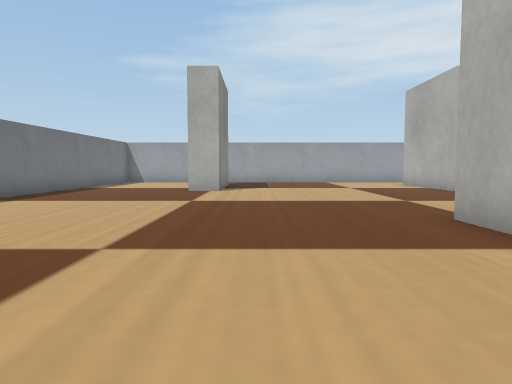
View 1 (above)

16 first-person views from a walk through a robot-simulator world made for Webots. The camera is 0.04 m above the floor, tilts 4° down and sees 70° across. The floor is counted in squares, 0.05 m on a side. Each view is taken from the middle of a square. On the plan, view 1 faces up. The plan holds only what a view shows up to about 12 squares ahead; the rest is blank. The robots in the file are not drawn. Simple shapes and patterns stand in for the simulator's stock objects.

View 2
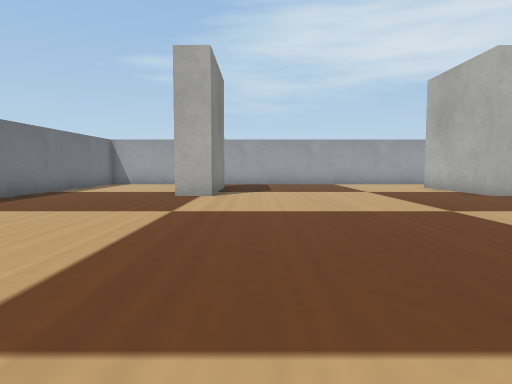

View 3
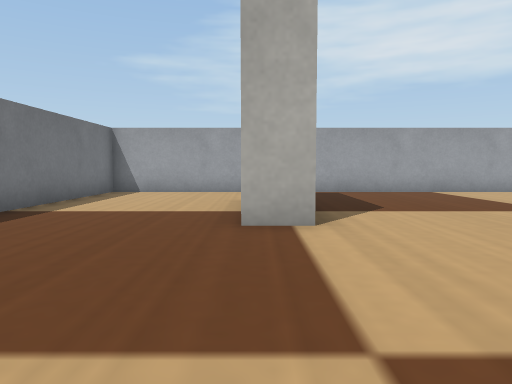

View 4
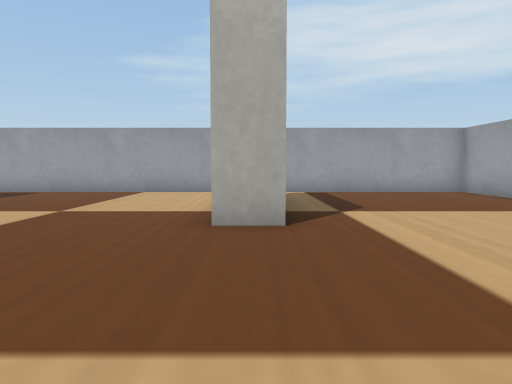

View 5
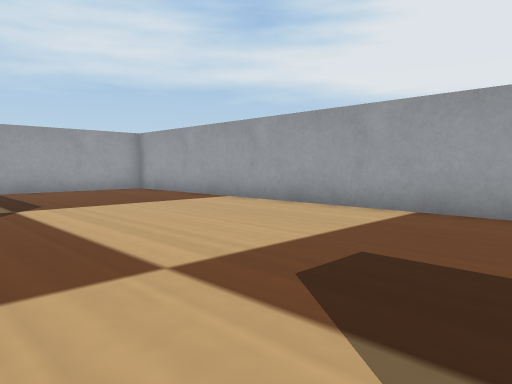

View 6
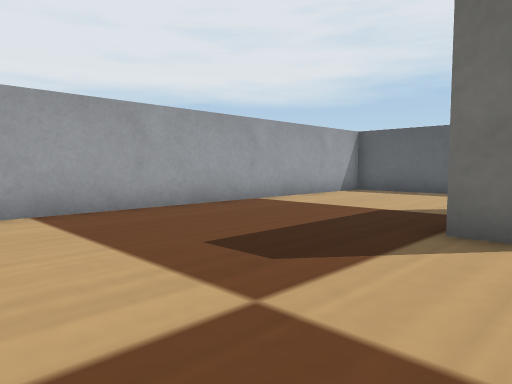

View 7
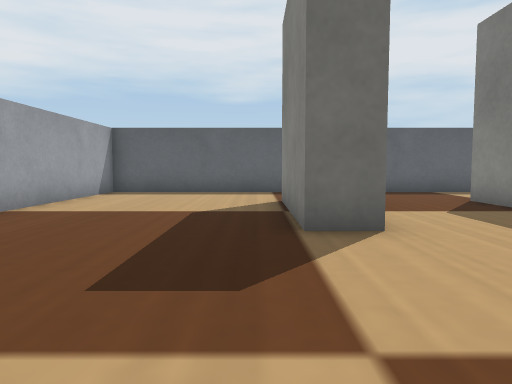

View 8
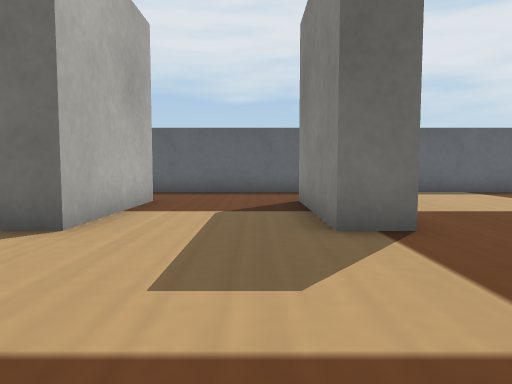

View 9
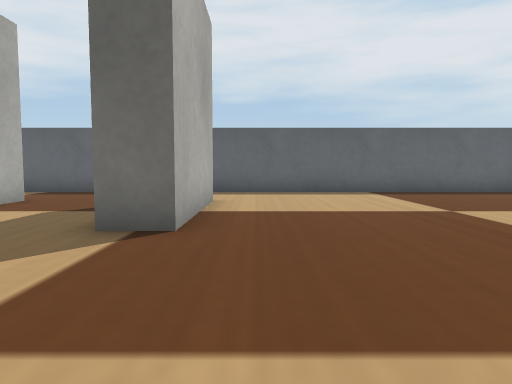

View 10
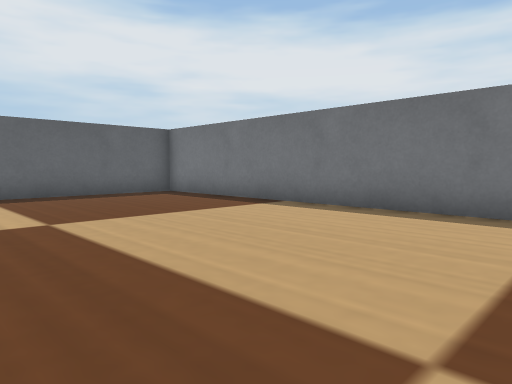

View 11
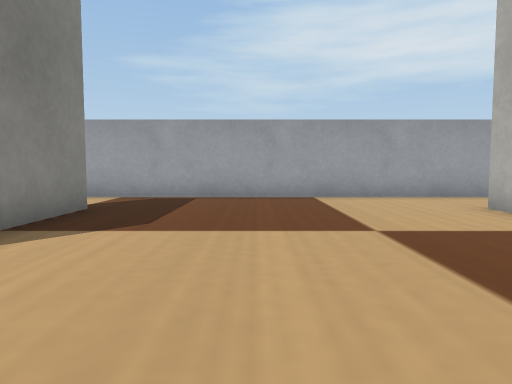

View 12
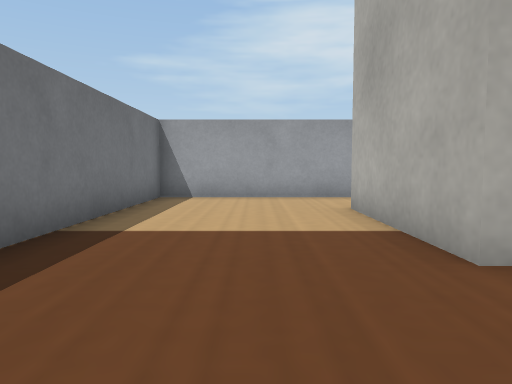

View 13
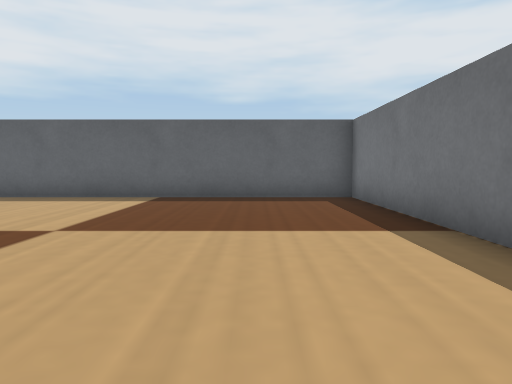

View 14
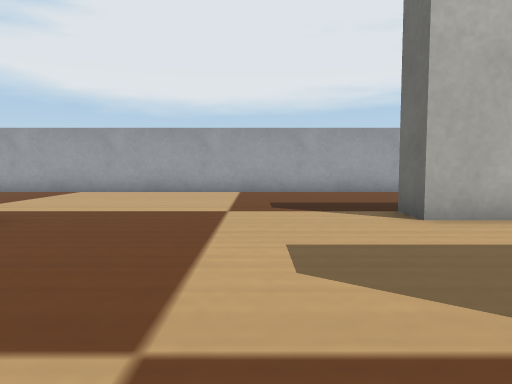

View 15
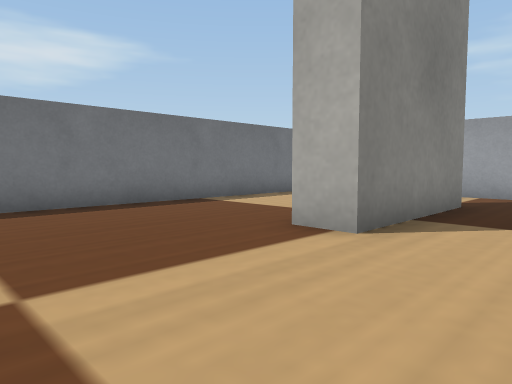

View 16
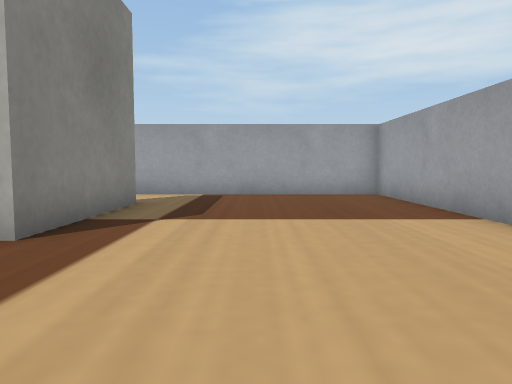

### Floor plan
Points are (right, up) in squares from view 1. A wall is a line through its corners. A room is listed if a view was taken in it or the views show most of it. See-through windows are left out.
Room 1 (views 1, 2, 3, 4, 5, 6, 7, 8, 9, 10, 11, 12, 13, 14, 15, 16)
walls: (3, 1.5) (3, 5.5) (4, 5.5) (4, 1.5); (7.4, 1.5) (7.4, 5.5) (8.4, 5.5) (8.4, 1.5); (7.4, 16) (7.4, 11.9) (6.4, 11.9) (6.4, 16); (-1.2, 16) (-1.2, 11.9) (-2.2, 11.9) (-2.2, 16); (13.5, -1.5) (13.5, 18.5) (-6.5, 18.5) (-6.5, -1.5) (13.5, -1.5)

Where each view was taken, in squares from view 1:
view 1: 0 up, 0 right, facing up
view 2: 2 up, 0 right, facing up
view 3: 7 up, 2 left, facing up
view 4: 7 up, 7 right, facing up
view 5: 6 up, 7 right, facing up-right
view 6: 10 up, 7 right, facing down-right
view 7: 10 up, 9 right, facing down
view 8: 10 up, 5 right, facing down
view 9: 10 up, 2 right, facing down
view 10: 9 up, 0 right, facing down-left
view 11: 9 up, 2 right, facing up
view 12: 9 up, 4 left, facing up
view 13: 8 up, 4 left, facing down
view 14: 8 up, 2 right, facing right
view 15: 8 up, 1 right, facing up-left
view 16: 8 up, 10 right, facing up
